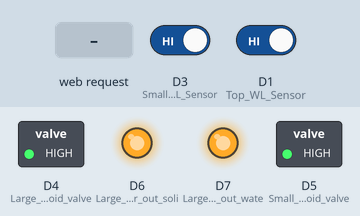
This sketch was run on a simulated ESP8266 (NodeMCU). Parts: switched loads named in the sketch (green lamp = pin HIGH), output pins drawn as LEDs (lit = HIGH). The test bench sets the inputs (shaded band); at power-on: D3 (Small_Tank_WL_Sensor) HIGH, D1 (Top_WL_Sensor) HIGH. WiFi joins after 1.5 s; servers stay silent unless stated; what the sketch prints to the serial monitor is not drawn.

Above: at 2.7 s.
2.8 s: HTTP request GET /startNH3Treat received
At 3.4 s:
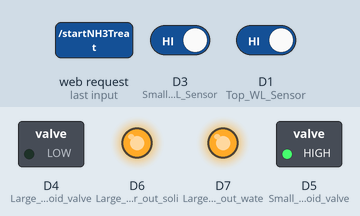
4.3 s: D3 (Small_Tank_WL_Sensor) driven LOW
At 5.5 s:
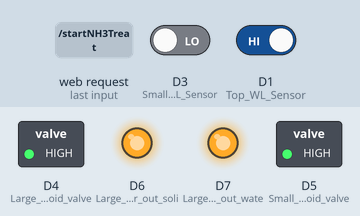
5.8 s: HTTP request GET /startWaterIOSystem received
At 6.9 s:
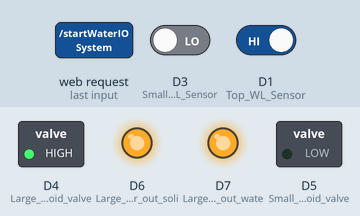
7.3 s: D1 (Top_WL_Sensor) driven LOW
At 7.9 s:
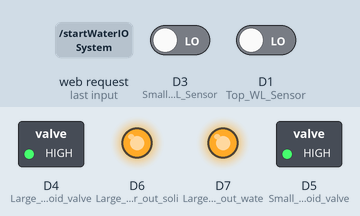
Timing chart, 0 to 10.3 s (numbered marks = the images above; inputs shaded):
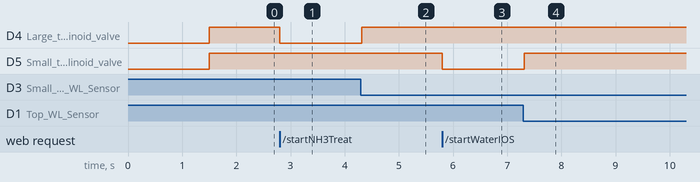

Measured:
- after the input at 2.8 s, D4 (Large_tank_solinoid_valve): HIGH → LOW at once
- after the input at 4.3 s, D4 (Large_tank_solinoid_valve): LOW → HIGH at once
- after the input at 5.8 s, D5 (Small_tank_solinoid_valve): HIGH → LOW at once
- after the input at 7.3 s, D5 (Small_tank_solinoid_valve): LOW → HIGH at once

The sketch:

nodeMcu.ino
```cpp
#include <ESP8266WiFi.h>
#include <ESP8266HTTPClient.h>
#include <ESP8266WebServer.h>
#include <WiFiClient.h>
#include<SoftwareSerial.h>

SoftwareSerial s(D9,D10);

const char* ssid = "South Pole";
const char* password = "214110Gbdnm";

String serverName = "http://192.168.1.154:5000/api/";

ESP8266WebServer server(80);

double ph_value = 13.90;
double nh3_value = 1.234;

void handleRoot() {
  String html = "<html><body><h1>Prawn Farming Management System</h1></body><html>";
  server.send(200, "text/html", html);
}

void handleGETRequest(String call) {
  String ph_string = "";

  if(WiFi.status() == WL_CONNECTED) {
    WiFiClient client;
    HTTPClient http;

    ph_string =  String(ph_value, 2);
    Serial.println(ph_string);
    String serverPath = serverName + call + "?ph=" + ph_string;

    http.begin(client, serverPath.c_str());

    int httpResponseCode = http.GET();

    if(httpResponseCode>0) {
      Serial.print("HTTP Response code: ");
      Serial.println(httpResponseCode);
      String payload = http.getString();
      Serial.println(payload);
    } else {
      Serial.print("Error code: ");
      Serial.println(httpResponseCode);
    }

    http.end();

    server.send(200, "text/plain", ph_string);

  } else {
    Serial.println("WiFi disconnected");
  }
}

void serialComToArduino(String Data){
  s.println(Data);
  delay(3000);
}

void handleCheckPH() {
  handleGETRequest("check-ph");
}

void handleLowPHTreatment() {
  handleGETRequest("record-ph");
  // TODO: treatment functions
  // Serial.println("Low range Start!!");
  // serialComToArduino("lowPH");
  Serial.print(1);
}

void handleHighPHTreatment() {
  handleGETRequest("record-ph");
  // TODO: treatment functions
  // Serial.println("High range Start!!");
  // serialComToArduino("highPH");
  Serial.print(2);
}

// water level sensor function
bool waterLevel(int pin){
  if(digitalRead(pin)== LOW){
    return true;
  }
  else{
    return false;
  }
}


void handleWaterIOSystem(){
  // TODO: Treatment functions
  Serial.println("WaterIO System start!!");
  if(!waterLevel(D1)){
    Serial.println("in if");
    while(waterLevel(D1)== false) {
      digitalWrite(D5, LOW);
      Serial.println("Water in start");
    }
    digitalWrite(D5, HIGH);
    Serial.println("Water in stop");
  }else{
    Serial.println("Tank is full");
  }
}

void handleHarvestingSystem(){
  // TODO: Treatment functions
  Serial.println("Harvesting System start!!");
  if(waterLevel(D2) == true){
    while(waterLevel(D2) == true){
      digitalWrite(D6, LOW);
      digitalWrite(D7, LOW);
      Serial.println("solinoid and pump in start");
    }
    digitalWrite(D6, HIGH);
    digitalWrite(D7, HIGH);
    Serial.println("solinoid and pump in stop");
  }else{
    Serial.println("Tank is Empty");
  }
}

void handleNH3Treatment() {
  // TODO: Treatment functions
  // Serial.println("NH3 treatment start!!");
  // serialComToArduino("NH3Treat");
  if(!waterLevel(D3)){
    // Serial.println("in if");
    while(waterLevel(D3)== false) {
      digitalWrite(D4, LOW);
      Serial.println("Water in start");
    }
    digitalWrite(D4, HIGH);
    Serial.println("Water in stop");
  }else{
    Serial.println("Tank is full");
  }

  Serial.print(3);
  // Serial.println("NH3 treatment end!!");
}

void readNH3Value() {
  // nh3,1.23 <value>
  String inputString = Serial.readString();  // Read the input string from serial
  char charArray[inputString.length() + 1];  // Create a character array to hold the string

  // Copy the string from the String object to the character array
  inputString.toCharArray(charArray, sizeof(charArray));

  char *token;

  token = strtok(charArray, ",");
  if(token == "nh3") {
    token = strtok(NULL, ",");
    nh3_value = atof(token);
  }

  handleNH3Treatment();
}

void setup() {
  // put your setup code here, to run once:
  Serial.begin(9600);
  // s.begin(9600);
  WiFi.begin(ssid, password);
  while(WiFi.status() != WL_CONNECTED) {
    delay(500);
    Serial.print('.');
  }
  Serial.println("");
  Serial.println("Connected to WiFi network with IP Address: ");
  Serial.println(WiFi.localIP());

  server.enableCORS(true);
  server.on("/", handleRoot);
  server.on("/checkPH", handleCheckPH);
  server.on("/startPHTreatLow", handleLowPHTreatment);
  server.on("/startPHTreatHigh", handleHighPHTreatment);
  server.on("/startNH3Treat", handleNH3Treatment);
  server.on("/startWaterIOSystem", handleWaterIOSystem);
  server.on("/startHarvestingSystem", handleHarvestingSystem);
  server.begin();

  //Sensor Pins
  pinMode(D1,INPUT_PULLUP); // Top WL Sensor
  pinMode(D2,INPUT_PULLUP); // Bottom WL Sensor
  pinMode(D3,INPUT_PULLUP); // Small Tank WL Sensor
  pinMode(D4, OUTPUT); // Large tank solinoid valve
  pinMode(D5, OUTPUT); // Small tank solinoid valve
  pinMode(D6, OUTPUT); // Large tank water out solinoid valve
  pinMode(D7, OUTPUT); // Large tank water out water pump

  digitalWrite(D4, HIGH); //Trun off relay channel
  digitalWrite(D5, HIGH); //Trun off relay channel
  digitalWrite(D6, HIGH); //Trun off relay channel
  digitalWrite(D7, HIGH); //Trun off relay channel
}

void loop() {
  // put your main code here, to run repeatedly:
  server.handleClient();

  if(Serial.available()) {
    readNH3Value();
   }
}
```
